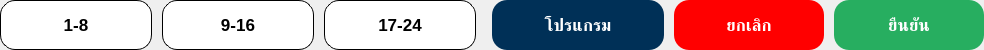
<?xml version="1.0" encoding="UTF-8"?>
<ui version="4.0">
 <class>BottomSettingMainProgram</class>
 <widget class="QWidget" name="BottomSettingMainProgram">
  <property name="geometry">
   <rect>
    <x>0</x>
    <y>0</y>
    <width>984</width>
    <height>50</height>
   </rect>
  </property>
  <property name="minimumSize">
   <size>
    <width>984</width>
    <height>50</height>
   </size>
  </property>
  <property name="maximumSize">
   <size>
    <width>984</width>
    <height>50</height>
   </size>
  </property>
  <property name="styleSheet">
   <string notr="true">
/* ===== RANGE TAB BUTTONS ===== */
QPushButton#obtn_range_1,
QPushButton#obtn_range_2,
QPushButton#obtn_range_3 {
    
    border-radius: 15px;
    font-family: 'Tahoma';
    font-weight: bold;
    font-size: 13pt;
    background-color: #ffffff;
    border: 1px solid #000000;
    color: #000000;
}
/* Range tab: Active (selected) */
QPushButton#obtn_range_1[active=&quot;true&quot;],
QPushButton#obtn_range_2[active=&quot;true&quot;],
QPushButton#obtn_range_3[active=&quot;true&quot;] {
    background-color: #003057;
    border: 2px solid #003057;
    border-bottom: 3px solid #001a33;
    color: #ffffff;
}

/* ===== PROGRAM LIST BUTTON ===== */
QPushButton#obtn_program_list {
    border-radius: 15px;
    font-family: 'Poppins', 'Noto Sans Thai';
    font-weight: bold;
    font-size: 13pt;
    background-color: #003057;
    border: none;
    color: #ffffff;
}
QPushButton#obtn_program_list:pressed {
    background-color: #194c7a;
}

/* ===== ACTION LEFT BUTTON (ยกเลิก / เดรน / ล้าง) ===== */
/* Default: ยกเลิก — Red */
QPushButton#obtn_action_left {
    
    border-radius: 15px;
    font-family: 'Tahoma', 'Noto Sans Thai';
    font-weight: bold;
    font-size: 13pt;
    border: none;
    color: #ffffff;
    background-color: #FF0000;
}
QPushButton#obtn_action_left:pressed {
    background-color: #CC0000;
}
/* mode_set_wash: เดรน — Orange */
QPushButton#obtn_action_left[mode=&quot;set_wash&quot;] {
    background-color: #FF8C00;
}
QPushButton#obtn_action_left[mode=&quot;set_wash&quot;]:pressed {
    background-color: #E67E00;
}
/* mode_set_drain: ล้าง — Cyan */
QPushButton#obtn_action_left[mode=&quot;set_drain&quot;] {
    background-color: #00BCD4;
}
QPushButton#obtn_action_left[mode=&quot;set_drain&quot;]:pressed {
    background-color: #0097A7;
}

/* ===== ACTION RIGHT BUTTON (ยืนยัน / บันทึก) ===== */
QPushButton#obtn_action_right {
    
    border-radius: 15px;
    font-family: 'Tahoma', 'Noto Sans Thai';
    font-weight: bold;
    font-size: 13pt;
    border: none;
    color: #ffffff;
    background-color: #27AE60;
}
QPushButton#obtn_action_right:pressed {
    background-color: #1E8449;
}
   </string>
  </property>
  <layout class="QVBoxLayout" name="layout_main">
   <property name="leftMargin">
    <number>0</number>
   </property>
   <property name="topMargin">
    <number>0</number>
   </property>
   <property name="rightMargin">
    <number>0</number>
   </property>
   <property name="bottomMargin">
    <number>0</number>
   </property>
   <item>
    <layout class="QHBoxLayout" name="layout_bottom">
     <property name="spacing">
      <number>10</number>
     </property>
     <item>
      <widget class="QPushButton" name="obtn_range_1">
       <property name="minimumSize">
        <size>
         <width>152</width>
         <height>50</height>
        </size>
       </property>
       <property name="maximumSize">
        <size>
         <width>152</width>
         <height>50</height>
        </size>
       </property>
       <property name="text">
        <string>1-8</string>
       </property>
      </widget>
     </item>
     <item>
      <widget class="QPushButton" name="obtn_range_2">
       <property name="minimumSize">
        <size>
         <width>152</width>
         <height>50</height>
        </size>
       </property>
       <property name="maximumSize">
        <size>
         <width>152</width>
         <height>50</height>
        </size>
       </property>
       <property name="text">
        <string>9-16</string>
       </property>
      </widget>
     </item>
     <item>
      <widget class="QPushButton" name="obtn_range_3">
       <property name="minimumSize">
        <size>
         <width>152</width>
         <height>50</height>
        </size>
       </property>
       <property name="maximumSize">
        <size>
         <width>152</width>
         <height>50</height>
        </size>
       </property>
       <property name="text">
        <string>17-24</string>
       </property>
      </widget>
     </item>
     <item>
      <spacer name="spacer_horizontal">
       <property name="orientation">
        <enum>Qt::Horizontal</enum>
       </property>
       <property name="sizeHint" stdset="0">
        <size>
         <width>0</width>
         <height>0</height>
        </size>
       </property>
      </spacer>
     </item>
     <item>
      <widget class="QPushButton" name="obtn_program_list">
       <property name="minimumSize">
        <size>
         <width>172</width>
         <height>50</height>
        </size>
       </property>
       <property name="maximumSize">
        <size>
         <width>172</width>
         <height>50</height>
        </size>
       </property>
       <property name="text">
        <string>โปรแกรม</string>
       </property>
       <property name="icon">
        <iconset>
         <normaloff>:/images/document.png</normaloff>:/images/document.png</iconset>
       </property>
       <property name="iconSize">
        <size>
         <width>28</width>
         <height>28</height>
        </size>
       </property>
      </widget>
     </item>
     <item>
      <widget class="QPushButton" name="obtn_action_left">
       <property name="minimumSize">
        <size>
         <width>150</width>
         <height>50</height>
        </size>
       </property>
       <property name="maximumSize">
        <size>
         <width>150</width>
         <height>50</height>
        </size>
       </property>
       <property name="text">
        <string>ยกเลิก</string>
       </property>
      </widget>
     </item>
     <item>
      <widget class="QPushButton" name="obtn_action_right">
       <property name="minimumSize">
        <size>
         <width>150</width>
         <height>50</height>
        </size>
       </property>
       <property name="maximumSize">
        <size>
         <width>150</width>
         <height>50</height>
        </size>
       </property>
       <property name="text">
        <string>ยืนยัน</string>
       </property>
      </widget>
     </item>
    </layout>
   </item>
  </layout>
 </widget>
 <resources>
  <include location="../../assets/resources.qrc"/>
 </resources>
 <connections/>
</ui>
